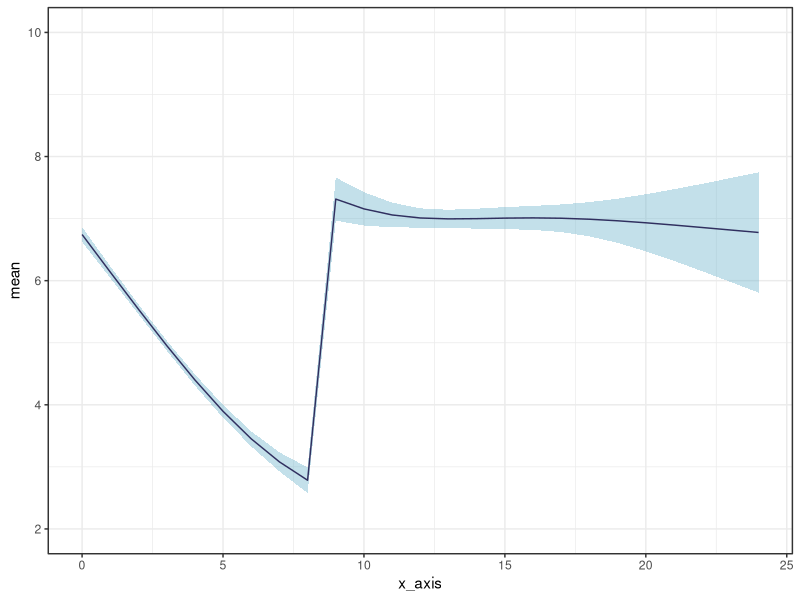

Source code (R):
#------------- Figure 2 -------------#

library(ggeffects)
library(splines)
library(ggplot2)
library(mgcv)

dat<-read.csv("dat_Github_Fig 2.csv")

feff.log<-bam(log_titer~s(age,k=4)+vax_status+s(kid, bs = "re"),
              family = gaussian(link = "identity"),data = dat)

new.dat<-data.frame(vax_status= c(rep(0,9),rep(1,16)),
                    age= seq(0,24,1),
                    kid= rep(dat$kid[1],25))

pre.curv<-predict(feff.log,newdata = new.dat,type = "response",se.fit = T)

data.curv<-data.frame(mean=pre.curv$fit,
                      lower=pre.curv$fit-1.96*pre.curv$se.fit,
                      upper=pre.curv$fit+1.96*pre.curv$se.fit,
                      x_axis=seq(0,24,1))

ggplot(data=data.curv) +
  geom_ribbon(data=data.curv,aes(x=x_axis,ymin = lower, ymax = upper),fill="#6BB1CB",alpha=0.4)+
  geom_line(data=data.curv,aes(x=x_axis,y=mean),color="#302F5F",size=0.5)+
  coord_cartesian(xlim=c(0.0,24.0),ylim=c(2,10), clip = "off")+
  theme_bw()
